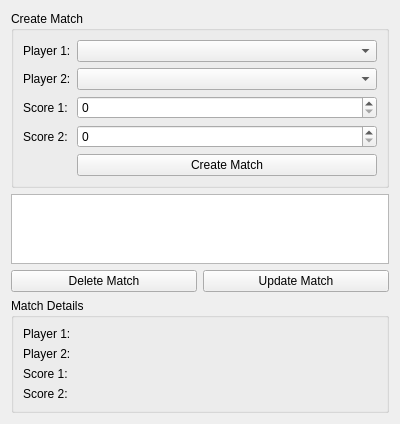
<?xml version="1.0" encoding="UTF-8"?>
<ui version="4.0">
    <class>MatchUI</class>
    <widget class="QWidget" name="MatchUI">
        <property name="geometry">
            <rect>
                <x>0</x>
                <y>0</y>
                <width>400</width>
                <height>300</height>
            </rect>
        </property>
        <property name="windowTitle">
            <string>Form</string>
        </property>
        <layout class="QVBoxLayout" name="verticalLayout">
            <item>
                <widget class="QGroupBox" name="createMatchGroupBox">
                    <property name="title">
                        <string>Create Match</string>
                    </property>
                    <layout class="QFormLayout" name="formLayout">
                        <item row="0" column="0">
                            <widget class="QLabel" name="player1Label">
                                <property name="text">
                                    <string>Player 1:</string>
                                </property>
                            </widget>
                        </item>
                        <item row="0" column="1">
                            <widget class="QComboBox" name="player1ComboBox"/>
                        </item>
                        <item row="1" column="0">
                            <widget class="QLabel" name="player2Label">
                                <property name="text">
                                    <string>Player 2:</string>
                                </property>
                            </widget>
                        </item>
                        <item row="1" column="1">
                            <widget class="QComboBox" name="player2ComboBox"/>
                        </item>
                        <item row="2" column="0">
                            <widget class="QLabel" name="score1Label">
                                <property name="text">
                                    <string>Score 1:</string>
                                </property>
                            </widget>
                        </item>
                        <item row="2" column="1">
                            <widget class="QSpinBox" name="score1SpinBox"/>
                        </item>
                        <item row="3" column="0">
                            <widget class="QLabel" name="score2Label">
                                <property name="text">
                                    <string>Score 2:</string>
                                </property>
                            </widget>
                        </item>
                        <item row="3" column="1">
                            <widget class="QSpinBox" name="score2SpinBox"/>
                        </item>
                        <item row="4" column="1">
                            <widget class="QPushButton" name="createMatchButton">
                                <property name="text">
                                    <string>Create Match</string>
                                </property>
                            </widget>
                        </item>
                    </layout>
                </widget>
            </item>
            <item>
                <widget class="QTableView" name="matchTableView"/>
            </item>
            <item>
                <layout class="QHBoxLayout" name="horizontalLayout">
                    <item>
                        <widget class="QPushButton" name="deleteMatchButton">
                            <property name="text">
                                <string>Delete Match</string>
                            </property>
                        </widget>
                    </item>
                    <item>
                        <widget class="QPushButton" name="updateMatchButton">
                            <property name="text">
                                <string>Update Match</string>
                            </property>
                        </widget>
                    </item>
                </layout>
            </item>
            <item>
                <widget class="QGroupBox" name="matchDetailsGroupBox">
                    <property name="title">
                        <string>Match Details</string>
                    </property>
                    <layout class="QFormLayout" name="formLayout_2">
                        <item row="0" column="0">
                            <widget class="QLabel" name="player1NameLabel_2">
                                <property name="text">
                                    <string>Player 1:</string>
                                </property>
                            </widget>
                        </item>
                        <item row="0" column="1">
                            <widget class="QLabel" name="player1NameLabel"/>
                        </item>
                        <item row="1" column="0">
                            <widget class="QLabel" name="player2NameLabel_2">
                                <property name="text">
                                    <string>Player 2:</string>
                                </property>
                            </widget>
                        </item>
                        <item row="1" column="1">
                            <widget class="QLabel" name="player2NameLabel"/>
                        </item>
                        <item row="2" column="0">
                            <widget class="QLabel" name="player1ScoreLabel_2">
                                <property name="text">
                                    <string>Score 1:</string>
                                </property>
                            </widget>
                        </item>
                        <item row="2" column="1">
                            <widget class="QLabel" name="player1ScoreLabel"/>
                        </item>
                        <item row="3" column="0">
                            <widget class="QLabel" name="player2ScoreLabel_2">
                                <property name="text">
                                    <string>Score 2:</string>
                                </property>
                            </widget>
                        </item>
                        <item row="3" column="1">
                            <widget class="QLabel" name="player2ScoreLabel"/>
                        </item>
                    </layout>
                </widget>
            </item>
        </layout>
    </widget>
    <resources/>
    <connections/>
</ui>
